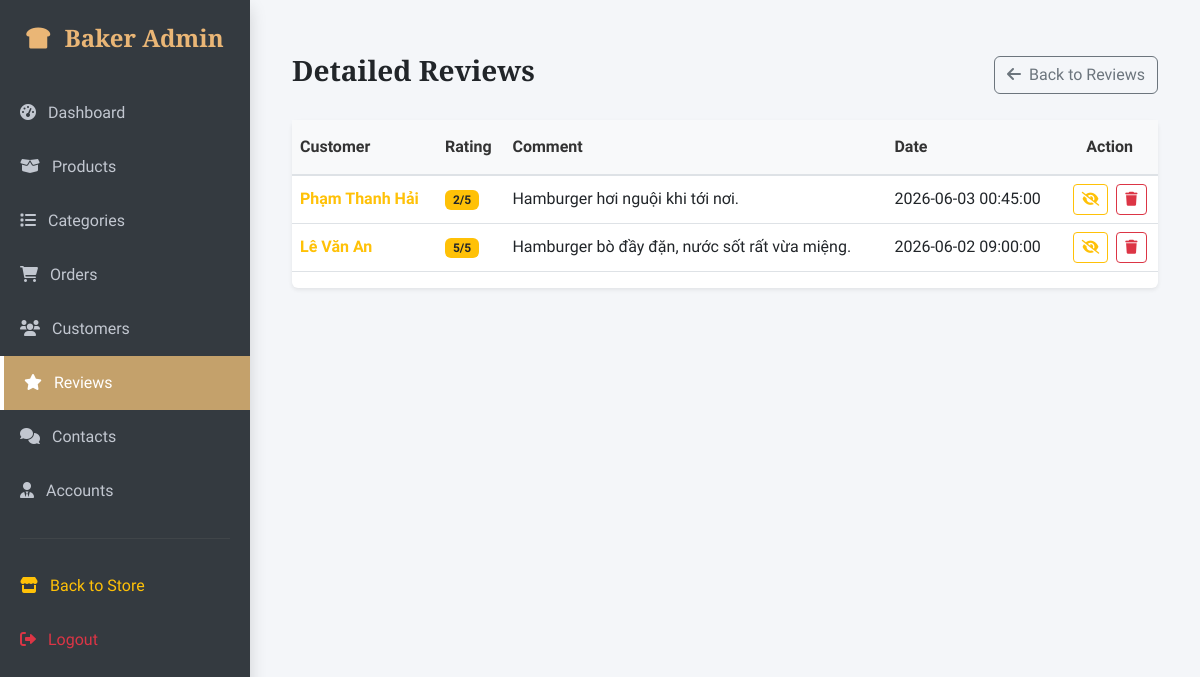
The app's page /admin/index.php?page=review_detail&id=24 (signed in), older data.
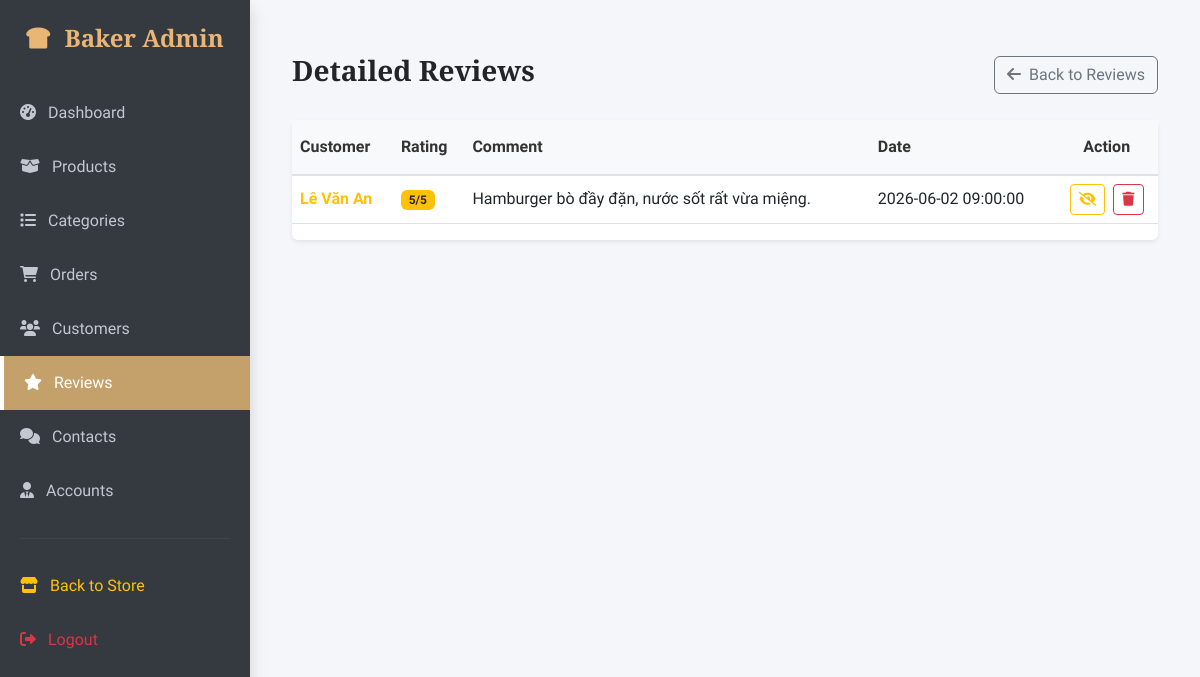
The same page, newer data.
### tables this page shows
CREATE TABLE `reviews` (
  `review_id` int(11) NOT NULL,
  `account_id` int(11) NOT NULL,
  `product_id` int(11) NOT NULL,
  `order_id` int(11) NOT NULL,
  `rating` int(11) NOT NULL CHECK (`rating` >= 1 and `rating` <= 5),
  `comment` text DEFAULT NULL,
  `created_at` timestamp NOT NULL DEFAULT current_timestamp(),
  `status` int(11) DEFAULT 1
);

CREATE TABLE `customers` (
  `customer_id` int(11) NOT NULL,
  `full_name` varchar(100) NOT NULL,
  `address` text DEFAULT NULL,
  `phone_number` varchar(15) DEFAULT NULL,
  `email` varchar(100) DEFAULT NULL
);

### app/controllers/AdminReviewController.php (called while the page is built, shortened)
<?php
class AdminReviewController {
    private $db;
    public function __construct($db) {
        $this->db = $db;
    }
    public function detail($product_id) {
        $product_id = mysqli_real_escape_string($this->db, $product_id);
     $sql = "SELECT r.*, c.full_name
                FROM reviews r
                JOIN customers c ON r.account_id = c.customer_id
                WHERE r.product_id = '$product_id'
                ORDER BY r.created_at DESC";
        $reviews_detail = mysqli_query($this->db, $sql);
        require_once 'views/review_detail.php';
    }
}

### admin/views/review_detail.php (the view)
<div class="container-fluid py-4">
    <div class="d-flex justify-content-between align-items-center mb-4">
        <h3 class="fw-bold text-dark">Detailed Reviews</h3>
        <a href="index.php?page=reviews" class="btn btn-outline-secondary"><i class="fas fa-arrow-left me-2"></i>Back to Reviews</a>
    </div>
    <div class="card shadow-sm border-0">
        <div class="card-body p-0">
            <div class="table-responsive">
                <table class="table table-hover align-middle">
    <thead>
        <tr>
            <th>Customer</th>
            <th>Rating</th>
            <th>Comment</th>
            <th>Date</th>
            <th class="text-center">Action</th>
        </tr>
    </thead>
    <tbody>
        <?php
        while ($row = mysqli_fetch_assoc($reviews_detail)):
            $r_id = $row['review_id'] ?? $row['id'];
            $status_val = isset($row['status']) ? $row['status'] : 1;
        ?>
        <tr>
            <td class="fw-bold text-warning"><?php echo $row['full_name']; ?></td>
            <td><span class="badge bg-warning text-dark"><?php echo $row['rating']; ?>/5</span></td>
            <td><?php echo $row['comment']; ?></td>
            <td><?php echo $row['created_at']; ?></td>
            <td class="text-center">
                <a href="index.php?page=reviews&action=toggle_review&id=<?php echo $r_id; ?>"
                   class="btn btn-sm btn-<?php echo ($status_val == 1) ? 'outline-warning' : 'success'; ?> me-1"
                   title="<?php echo ($status_val == 1) ? 'Ẩn đánh giá' : 'Hiện đánh giá'; ?>">
                    <i class="fas <?php echo ($status_val == 1) ? 'fa-eye-slash' : 'fa-eye'; ?>"></i>
                </a>
                <a href="index.php?page=reviews&action=delete_review&id=<?php echo $r_id; ?>"
                   class="btn btn-sm btn-outline-danger"
                   onclick="return confirm('Xóa bình luận này?');" title="Xóa bình luận">
                    <i class="fas fa-trash"></i>
                </a>
            </td>
        </tr>
        <?php endwhile; ?>
    </tbody>
</table>
            </div>
        </div>
    </div>
</div>

Row changes from the older to the newer data that the page shows:
removed reviews: customers.full_name "Phạm Thanh Hải", rating "2", comment "Hamburger hơi nguội khi tới nơi.", created_at "2026-06-03 00:45:00", status 1 (drawn)
